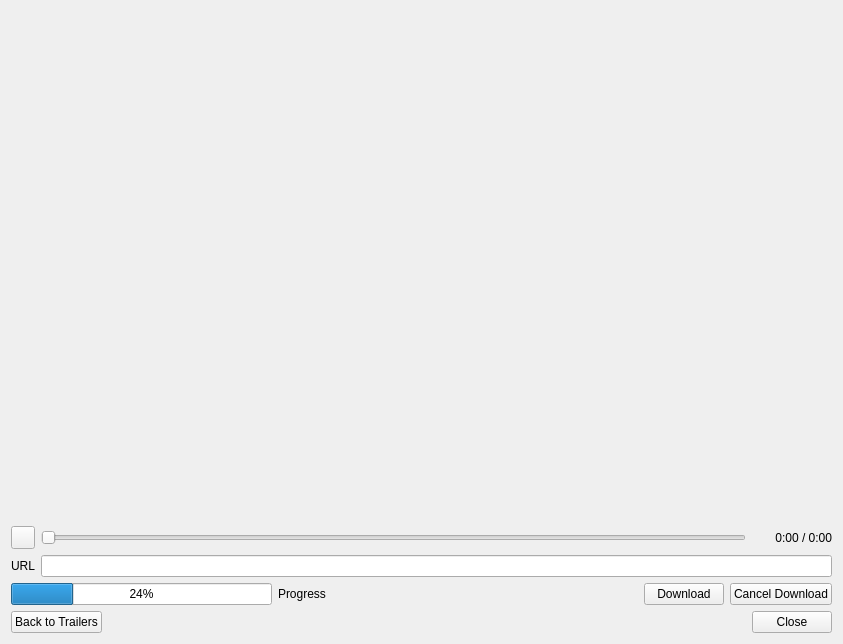
<?xml version="1.0" encoding="UTF-8"?>
<ui version="4.0">
 <class>TrailerDialog</class>
 <widget class="QDialog" name="TrailerDialog">
  <property name="windowModality">
   <enum>Qt::ApplicationModal</enum>
  </property>
  <property name="geometry">
   <rect>
    <x>0</x>
    <y>0</y>
    <width>843</width>
    <height>644</height>
   </rect>
  </property>
  <property name="windowTitle">
   <string>Trailer</string>
  </property>
  <property name="modal">
   <bool>true</bool>
  </property>
  <layout class="QVBoxLayout" name="verticalLayout">
   <item>
    <widget class="SlidingStackedWidget" name="stackedWidget">
     <property name="currentIndex">
      <number>2</number>
     </property>
     <widget class="QWidget" name="page">
      <layout class="QVBoxLayout" name="verticalLayout_2">
       <property name="leftMargin">
        <number>0</number>
       </property>
       <property name="topMargin">
        <number>0</number>
       </property>
       <property name="rightMargin">
        <number>0</number>
       </property>
       <property name="bottomMargin">
        <number>0</number>
       </property>
       <item>
        <layout class="QHBoxLayout" name="horizontalLayout_2">
         <item>
          <widget class="QLabel" name="label">
           <property name="text">
            <string>Scraper</string>
           </property>
          </widget>
         </item>
         <item>
          <widget class="QComboBox" name="comboScraper"/>
         </item>
         <item>
          <widget class="MyLineEdit" name="searchString"/>
         </item>
        </layout>
       </item>
       <item>
        <widget class="QTableWidget" name="results">
         <property name="editTriggers">
          <set>QAbstractItemView::NoEditTriggers</set>
         </property>
         <property name="alternatingRowColors">
          <bool>true</bool>
         </property>
         <property name="selectionMode">
          <enum>QAbstractItemView::SingleSelection</enum>
         </property>
         <property name="selectionBehavior">
          <enum>QAbstractItemView::SelectRows</enum>
         </property>
         <property name="showGrid">
          <bool>false</bool>
         </property>
         <attribute name="horizontalHeaderVisible">
          <bool>false</bool>
         </attribute>
         <attribute name="horizontalHeaderStretchLastSection">
          <bool>true</bool>
         </attribute>
         <attribute name="verticalHeaderVisible">
          <bool>false</bool>
         </attribute>
         <column>
          <property name="text">
           <string>Result</string>
          </property>
         </column>
        </widget>
       </item>
       <item>
        <layout class="QHBoxLayout" name="horizontalLayout_5">
         <item>
          <spacer name="horizontalSpacer_3">
           <property name="orientation">
            <enum>Qt::Horizontal</enum>
           </property>
           <property name="sizeHint" stdset="0">
            <size>
             <width>40</width>
             <height>20</height>
            </size>
           </property>
          </spacer>
         </item>
         <item>
          <widget class="QPushButton" name="buttonClose">
           <property name="text">
            <string>Close</string>
           </property>
           <property name="autoDefault">
            <bool>false</bool>
           </property>
          </widget>
         </item>
        </layout>
       </item>
      </layout>
     </widget>
     <widget class="QWidget" name="page_2">
      <layout class="QVBoxLayout" name="verticalLayout_3">
       <property name="leftMargin">
        <number>0</number>
       </property>
       <property name="topMargin">
        <number>0</number>
       </property>
       <property name="rightMargin">
        <number>0</number>
       </property>
       <property name="bottomMargin">
        <number>0</number>
       </property>
       <item>
        <widget class="QTableWidget" name="trailers">
         <property name="editTriggers">
          <set>QAbstractItemView::NoEditTriggers</set>
         </property>
         <property name="alternatingRowColors">
          <bool>true</bool>
         </property>
         <property name="selectionMode">
          <enum>QAbstractItemView::SingleSelection</enum>
         </property>
         <property name="selectionBehavior">
          <enum>QAbstractItemView::SelectRows</enum>
         </property>
         <property name="showGrid">
          <bool>false</bool>
         </property>
         <property name="wordWrap">
          <bool>true</bool>
         </property>
         <attribute name="horizontalHeaderVisible">
          <bool>false</bool>
         </attribute>
         <attribute name="horizontalHeaderStretchLastSection">
          <bool>true</bool>
         </attribute>
         <attribute name="verticalHeaderVisible">
          <bool>false</bool>
         </attribute>
         <column>
          <property name="text">
           <string>Preview</string>
          </property>
         </column>
         <column>
          <property name="text">
           <string>Language</string>
          </property>
         </column>
         <column>
          <property name="text">
           <string>Title</string>
          </property>
         </column>
        </widget>
       </item>
       <item>
        <layout class="QHBoxLayout" name="horizontalLayout">
         <item>
          <widget class="QPushButton" name="buttonBackToResults">
           <property name="text">
            <string>Back to Search Results</string>
           </property>
          </widget>
         </item>
         <item>
          <spacer name="horizontalSpacer">
           <property name="orientation">
            <enum>Qt::Horizontal</enum>
           </property>
           <property name="sizeHint" stdset="0">
            <size>
             <width>40</width>
             <height>20</height>
            </size>
           </property>
          </spacer>
         </item>
         <item>
          <widget class="QPushButton" name="buttonClose2">
           <property name="text">
            <string>Close</string>
           </property>
          </widget>
         </item>
        </layout>
       </item>
      </layout>
     </widget>
     <widget class="QWidget" name="page_trailerPreview">
      <layout class="QVBoxLayout" name="verticalLayout_4" stretch="1,0,0,0,0">
       <property name="leftMargin">
        <number>0</number>
       </property>
       <property name="topMargin">
        <number>0</number>
       </property>
       <property name="rightMargin">
        <number>0</number>
       </property>
       <property name="bottomMargin">
        <number>0</number>
       </property>
       <item>
        <widget class="QWidget" name="video" native="true"/>
       </item>
       <item>
        <layout class="QHBoxLayout" name="horizontalLayout_7">
         <item>
          <widget class="QToolButton" name="btnPlayPause">
           <property name="cursor">
            <cursorShape>PointingHandCursor</cursorShape>
           </property>
           <property name="text">
            <string/>
           </property>
           <property name="icon">
            <iconset resource="../../../data/MediaElch.qrc">
             <normaloff>:/img/video_play_64.png</normaloff>:/img/video_play_64.png</iconset>
           </property>
          </widget>
         </item>
         <item>
          <widget class="QSlider" name="seekSlider">
           <property name="orientation">
            <enum>Qt::Horizontal</enum>
           </property>
          </widget>
         </item>
         <item>
          <widget class="QLabel" name="time">
           <property name="minimumSize">
            <size>
             <width>80</width>
             <height>0</height>
            </size>
           </property>
           <property name="text">
            <string notr="true">0:00 / 0:00</string>
           </property>
           <property name="alignment">
            <set>Qt::AlignRight|Qt::AlignTrailing|Qt::AlignVCenter</set>
           </property>
          </widget>
         </item>
        </layout>
       </item>
       <item>
        <layout class="QHBoxLayout" name="horizontalLayout_3">
         <item>
          <widget class="QLabel" name="label_2">
           <property name="text">
            <string>URL</string>
           </property>
          </widget>
         </item>
         <item>
          <widget class="QLineEdit" name="url">
           <property name="readOnly">
            <bool>true</bool>
           </property>
          </widget>
         </item>
        </layout>
       </item>
       <item>
        <layout class="QHBoxLayout" name="horizontalLayout_4">
         <item>
          <widget class="QProgressBar" name="progressBar">
           <property name="value">
            <number>24</number>
           </property>
          </widget>
         </item>
         <item>
          <widget class="QLabel" name="progress">
           <property name="minimumSize">
            <size>
             <width>100</width>
             <height>0</height>
            </size>
           </property>
           <property name="text">
            <string>Progress</string>
           </property>
           <property name="alignment">
            <set>Qt::AlignLeading|Qt::AlignLeft|Qt::AlignVCenter</set>
           </property>
          </widget>
         </item>
         <item>
          <spacer name="horizontalSpacer_4">
           <property name="orientation">
            <enum>Qt::Horizontal</enum>
           </property>
           <property name="sizeHint" stdset="0">
            <size>
             <width>40</width>
             <height>20</height>
            </size>
           </property>
          </spacer>
         </item>
         <item>
          <widget class="QPushButton" name="buttonDownload">
           <property name="text">
            <string>Download</string>
           </property>
          </widget>
         </item>
         <item>
          <widget class="QPushButton" name="buttonCancelDownload">
           <property name="text">
            <string>Cancel Download</string>
           </property>
          </widget>
         </item>
        </layout>
       </item>
       <item>
        <layout class="QHBoxLayout" name="horizontalLayout_6">
         <item>
          <widget class="QPushButton" name="buttonBackToTrailers">
           <property name="text">
            <string>Back to Trailers</string>
           </property>
          </widget>
         </item>
         <item>
          <spacer name="horizontalSpacer_2">
           <property name="orientation">
            <enum>Qt::Horizontal</enum>
           </property>
           <property name="sizeHint" stdset="0">
            <size>
             <width>40</width>
             <height>20</height>
            </size>
           </property>
          </spacer>
         </item>
         <item>
          <widget class="QPushButton" name="buttonClose3">
           <property name="text">
            <string>Close</string>
           </property>
          </widget>
         </item>
        </layout>
       </item>
      </layout>
     </widget>
    </widget>
   </item>
  </layout>
 </widget>
 <customwidgets>
  <customwidget>
   <class>MyLineEdit</class>
   <extends>QLineEdit</extends>
   <header>ui/small_widgets/MyLineEdit.h</header>
  </customwidget>
  <customwidget>
   <class>SlidingStackedWidget</class>
   <extends>QStackedWidget</extends>
   <header>ui/small_widgets/SlidingStackedWidget.h</header>
   <container>1</container>
  </customwidget>
 </customwidgets>
 <resources>
  <include location="../../../data/MediaElch.qrc"/>
 </resources>
 <connections>
  <connection>
   <sender>buttonClose</sender>
   <signal>clicked()</signal>
   <receiver>TrailerDialog</receiver>
   <slot>reject()</slot>
   <hints>
    <hint type="sourcelabel">
     <x>792</x>
     <y>523</y>
    </hint>
    <hint type="destinationlabel">
     <x>421</x>
     <y>321</y>
    </hint>
   </hints>
  </connection>
  <connection>
   <sender>buttonClose2</sender>
   <signal>clicked()</signal>
   <receiver>TrailerDialog</receiver>
   <slot>reject()</slot>
   <hints>
    <hint type="sourcelabel">
     <x>792</x>
     <y>615</y>
    </hint>
    <hint type="destinationlabel">
     <x>421</x>
     <y>321</y>
    </hint>
   </hints>
  </connection>
  <connection>
   <sender>buttonClose3</sender>
   <signal>clicked()</signal>
   <receiver>TrailerDialog</receiver>
   <slot>reject()</slot>
   <hints>
    <hint type="sourcelabel">
     <x>792</x>
     <y>615</y>
    </hint>
    <hint type="destinationlabel">
     <x>421</x>
     <y>321</y>
    </hint>
   </hints>
  </connection>
 </connections>
</ui>
